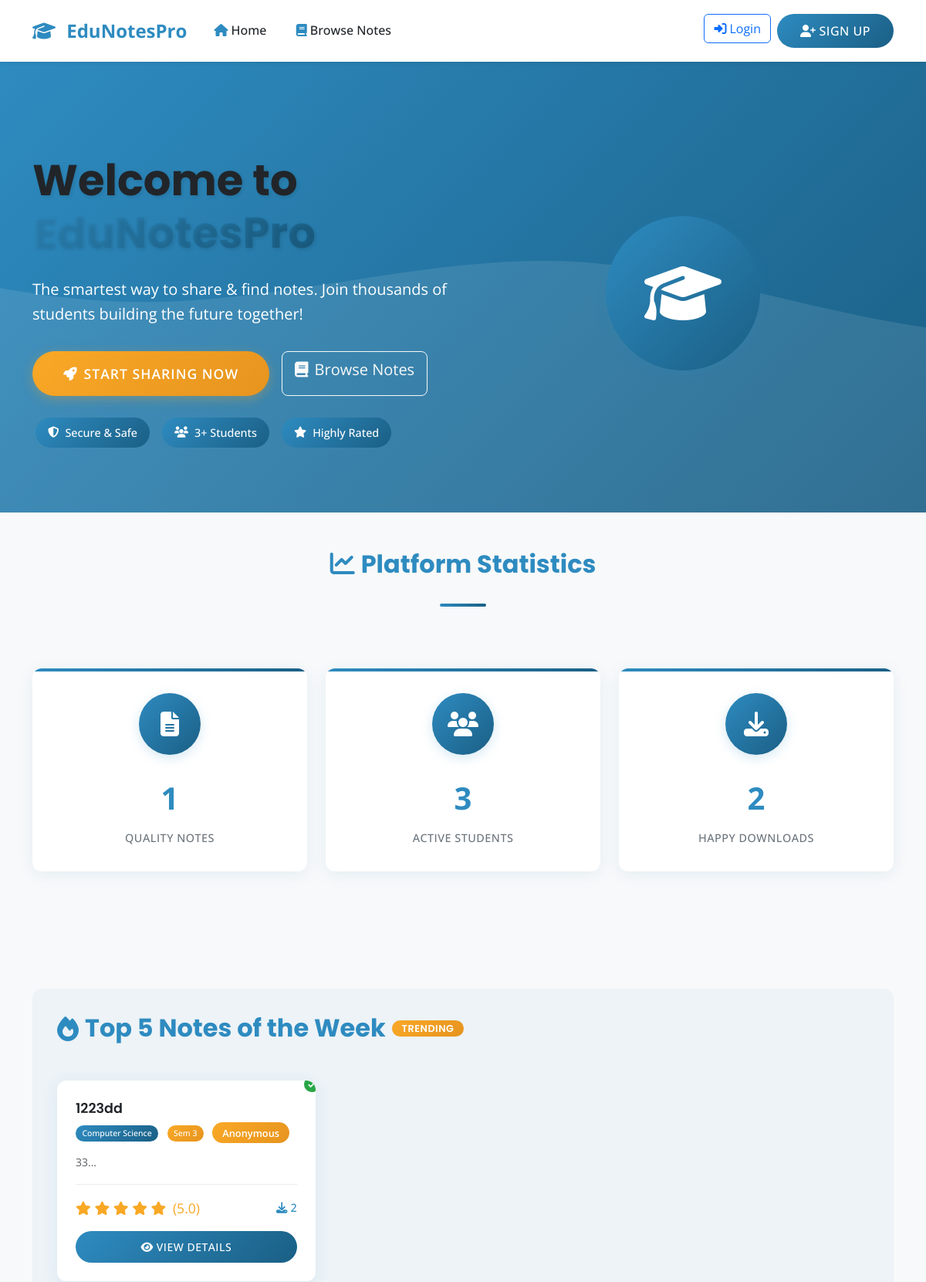
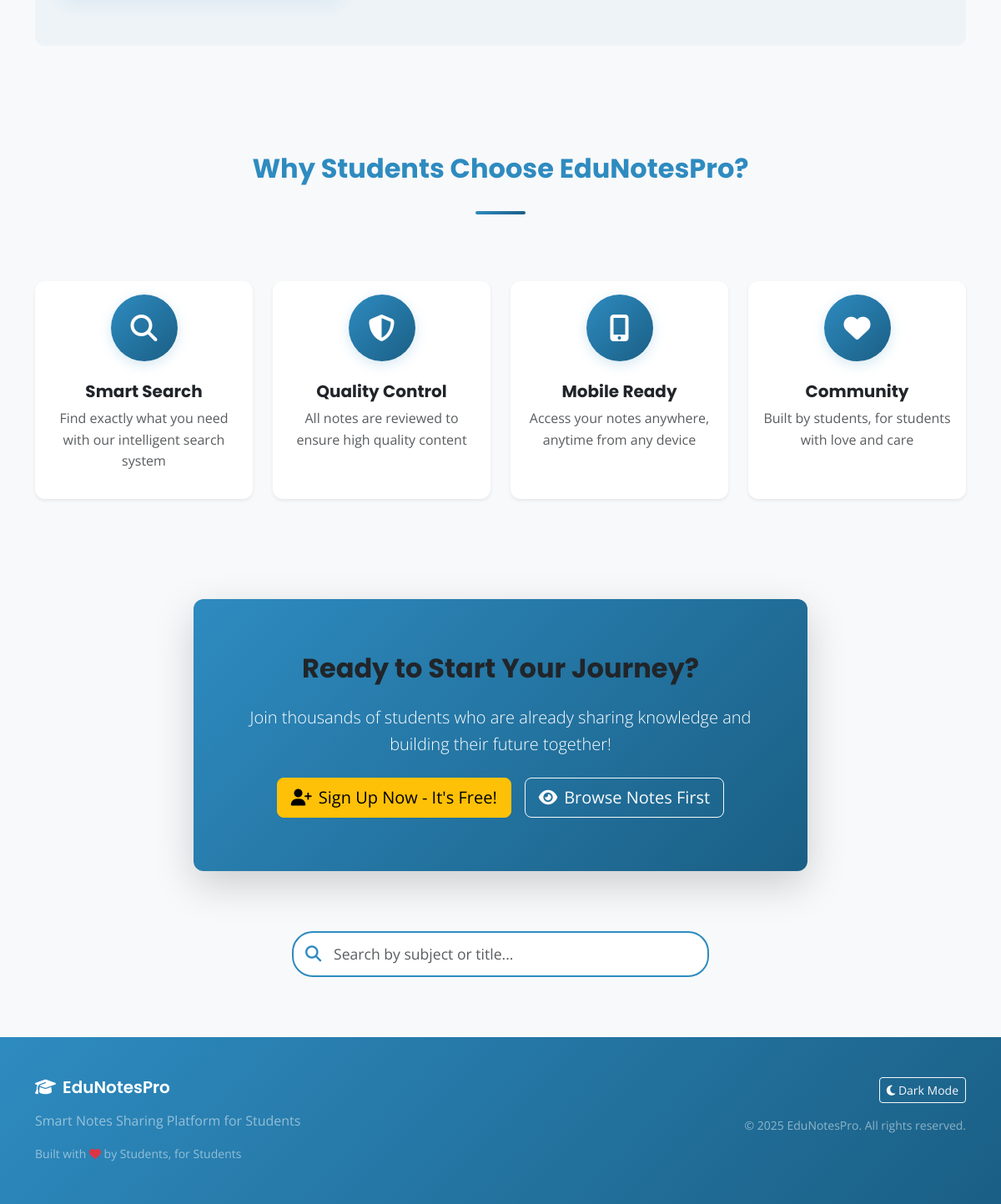
The page / on the database its author committed (2 pictures, top to bottom).
### models.py (models this page shows, shortened)
class Note(db.Model):
    id = db.Column(db.Integer, primary_key=True)
    title = db.Column(db.String(200), nullable=False)
    description = db.Column(db.Text)
    filename = db.Column(db.String(200), nullable=False)
    original_filename = db.Column(db.String(200), nullable=False)
    file_size = db.Column(db.Integer)
    semester = db.Column(db.Integer, nullable=False)
    upload_date = db.Column(db.DateTime, default=datetime.utcnow)
    is_approved = db.Column(db.Boolean, default=False)
    download_count = db.Column(db.Integer, default=0)
    user_id = db.Column(db.Integer, db.ForeignKey('user.id'), nullable=False)
    subject_id = db.Column(db.Integer, db.ForeignKey('subject.id'), nullable=False)
    ratings = db.relationship('Rating', backref='note', lazy=True, cascade='all, delete-orphan')
    comments = db.relationship('Comment', backref='note', lazy=True, cascade='all, delete-orphan')
    downloads = db.relationship('Download', backref='note', lazy=True, cascade='all, delete-orphan')
    def average_rating(self):
        ratings_list = list(self.ratings)
        if not ratings_list:
            return 0
        return sum(rating.score for rating in ratings_list) / len(ratings_list)

class Subject(db.Model):
    id = db.Column(db.Integer, primary_key=True)
    name = db.Column(db.String(100), unique=True, nullable=False)
    code = db.Column(db.String(20), unique=True, nullable=False)
    notes = db.relationship('Note', backref='subject', lazy=True)

class Rating(db.Model):
    id = db.Column(db.Integer, primary_key=True)
    score = db.Column(db.Integer, nullable=False)  # 1-5 stars
    comment = db.Column(db.Text)  # Optional feedback comment
    date = db.Column(db.DateTime, default=datetime.utcnow)
    created_at = db.Column(db.DateTime, default=datetime.utcnow)
    user_id = db.Column(db.Integer, db.ForeignKey('user.id'), nullable=False)
    note_id = db.Column(db.Integer, db.ForeignKey('note.id'), nullable=False)
    __table_args__ = (db.UniqueConstraint('user_id', 'note_id', name='unique_user_note_rating'),)

### routes.py (the view)
@app.route('/')
def index():
    latest_notes = Note.query.filter_by(is_approved=True).order_by(desc(Note.upload_date)).limit(6).all()
    popular_notes = Note.query.filter_by(is_approved=True).order_by(desc(Note.download_count)).limit(6).all()
    total_notes = Note.query.filter_by(is_approved=True).count()
    total_users = User.query.count()
    total_downloads = db.session.query(func.sum(Note.download_count)).scalar() or 0
    return render_template('index.html',
                         latest_notes=latest_notes,
                         popular_notes=popular_notes,
                         total_notes=total_notes,
                         total_users=total_users,
                         total_downloads=total_downloads)

### templates/index.html (shortened to what this page needs)
{% extends "base.html" %}
{% block content %}
<section class="hero-section" data-aos="fade-down">
    <div class="container">
        <div class="row align-items-center">
            <div class="col-lg-6 hero-content">
                <h1 class="hero-title" data-aos="fade-right" data-aos-delay="200">
                    Welcome to <span class="text-gradient">EduNotesPro</span>
                </h1>
                <p class="hero-subtitle" data-aos="fade-right" data-aos-delay="400">
                    The smartest way to share & find notes. Join thousands of students building the future together!
                </p>
                <div class="d-flex gap-3 flex-wrap mb-4" data-aos="fade-up" data-aos-delay="600">
                    {% if not session.user_id %}
                    <a href="{{ url_for('signup') }}" class="hero-cta btn-hover-effect">
                        <i class="fas fa-rocket me-2"></i>Start Sharing Now
                    </a>
                    <a href="{{ url_for('view_notes') }}" class="btn btn-outline-light btn-lg">
                        <i class="fas fa-book me-2"></i>Browse Notes
                    </a>
                    {% endif %}
                </div>
                <div class="d-flex flex-wrap gap-2" data-aos="fade-up" data-aos-delay="800">
                    <span class="trust-badge">
                        <i class="fas fa-shield-alt"></i> Secure & Safe
                    </span>
                    <span class="trust-badge">
                        <i class="fas fa-users"></i> {{ total_users }}+ Students
                    </span>
                    <span class="trust-badge">
                        <i class="fas fa-star"></i> Highly Rated
                    </span>
                </div>
            </div>
            <div class="col-lg-6 text-center" data-aos="zoom-in" data-aos-delay="300">
                <div class="hero-illustration">
                    <div class="feature-icon mb-4" style="width: 200px; height: 200px; font-size: 5rem; margin: 0 auto;">
                        <i class="fas fa-graduation-cap"></i>
                    </div>
                </div>
            </div>
        </div>
    </div>
</section>
<section class="py-5 bg-light">
    <div class="container">
        <div class="row text-center mb-5">
            <div class="col-12">
                <h2 class="fw-bold text-primary mb-3" data-aos="fade-up">
                    <i class="fas fa-chart-line me-2"></i>Platform Statistics
                </h2>
                <div class="section-divider"></div>
            </div>
        </div>
        <div class="row">
            <div class="col-md-4 mb-4" data-aos="fade-up" data-aos-delay="100">
                <div class="stats-card">
                    <div class="feature-icon">
                        <i class="fas fa-file-alt"></i>
                    </div>
                    <div class="stats-number">{{ total_notes }}</div>
                    <div class="stats-label">Quality Notes</div>
                </div>
            </div>
            <div class="col-md-4 mb-4" data-aos="fade-up" data-aos-delay="200">
                <div class="stats-card">
                    <div class="feature-icon">
                        <i class="fas fa-users"></i>
                    </div>
                    <div class="stats-number">{{ total_users }}</div>
                    <div class="stats-label">Active Students</div>
                </div>
            </div>
            <div class="col-md-4 mb-4" data-aos="fade-up" data-aos-delay="300">
                <div class="stats-card">
                    <div class="feature-icon">
                        <i class="fas fa-download"></i>
                    </div>
                    <div class="stats-number">{{ total_downloads }}</div>
                    <div class="stats-label">Happy Downloads</div>
                </div>
            </div>
        </div>
    </div>
</section>
{% if latest_notes %}
<section class="py-5">
    <div class="container">
        <div class="top-notes-section" data-aos="fade-up">
            <div class="row mb-4">
                <div class="col-12 text-center">
                    <h2 class="top-notes-title">
                        <i class="fas fa-fire"></i>
                        Top 5 Notes of the Week
                        <span class="trending-badge">Trending</span>
                    </h2>
                </div>
            </div>
            <div class="row">
                {% for note in latest_notes[:5] %}
                <div class="col-lg-4 col-md-6 mb-4" data-aos="fade-up" data-aos-delay="{{ loop.index * 100 }}">
                    <div class="note-card {% if note.average_rating() >= 4.5 %}verified-note{% endif %}">
                        <div class="card-body">
                            <h5 class="note-title">{{ note.title }}</h5>
                            <div class="note-meta">
                                <span class="badge badge-primary me-2">{{ note.subject.name if note.subject else 'General' }}</span>
                                <span class="badge badge-warning">Sem {{ note.semester }}</span>
                                <span class="user-level">{{ note.user.username if note.user else 'Anonymous' }}</span>
                            </div>
                            <p class="text-muted small mb-3">{{ note.description[:100] }}...</p>
                            <div class="note-stats">
                                <div class="rating-stars">
                                    {% for i in range(1, 6) %}
                                        <i class="fas fa-star{% if i > note.average_rating() %} text-muted{% endif %}"></i>
                                    {% endfor %}
                                    <span class="ms-1">({{ "%.1f"|format(note.average_rating()) }})</span>
                                </div>
                                <div class="download-count">
                                    <i class="fas fa-download me-1"></i>{{ note.download_count }}
                                </div>
                            </div>
                            <div class="mt-3">
                                <a href="{{ url_for('note_detail', note_id=note.id) }}" class="btn btn-primary btn-sm w-100">
                                    <i class="fas fa-eye me-1"></i>View Details
                                </a>
                            </div>
                        </div>
                    </div>
                </div>
                {% endfor %}
            </div>
        </div>
    </div>
</section>
{% endif %}
<section class="py-5 bg-light">
    <div class="container">
        <div class="row text-center mb-5">
            <div class="col-12">
                <h2 class="fw-bold text-primary mb-3" data-aos="fade-up">
                    Why Students Choose EduNotesPro?
                </h2>
                <div class="section-divider"></div>
            </div>
        </div>
        <div class="row">
            <div class="col-lg-3 col-md-6 mb-4" data-aos="fade-up" data-aos-delay="100">
                <div class="card h-100 border-0 shadow-sm">
                    <div class="card-body text-center">
                        <div class="feature-icon">
                            <i class="fas fa-search"></i>
                        </div>
                        <h5 class="fw-bold">Smart Search</h5>
                        <p class="text-muted">Find exactly what you need with our intelligent search system</p>
                    </div>
                </div>
            </div>
            <div class="col-lg-3 col-md-6 mb-4" data-aos="fade-up" data-aos-delay="200">
                <div class="card h-100 border-0 shadow-sm">
                    <div class="card-body text-center">
                        <div class="feature-icon">
                            <i class="fas fa-shield-alt"></i>
                        </div>
                        <h5 class="fw-bold">Quality Control</h5>
                        <p class="text-muted">All notes are reviewed to ensure high quality content</p>
                    </div>
                </div>
            </div>
            <div class="col-lg-3 col-md-6 mb-4" data-aos="fade-up" data-aos-delay="300">
                <div class="card h-100 border-0 shadow-sm">
                    <div class="card-body text-center">
                        <div class="feature-icon">
                            <i class="fas fa-mobile-alt"></i>
                        </div>
                        <h5 class="fw-bold">Mobile Ready</h5>
                        <p class="text-muted">Access your notes anywhere, anytime from any device</p>
                    </div>
                </div>
            </div>
            <div class="col-lg-3 col-md-6 mb-4" data-aos="fade-up" data-aos-delay="400">
                <div class="card h-100 border-0 shadow-sm">
                    <div class="card-body text-center">
                        <div class="feature-icon">
                            <i class="fas fa-heart"></i>
                        </div>
                        <h5 class="fw-bold">Community</h5>
                        <p class="text-muted">Built by students, for students with love and care</p>
                    </div>
                </div>
            </div>
        </div>
    </div>
</section>
<section class="py-5">
    <div class="container">
        <div class="row">
            <div class="col-lg-8 mx-auto text-center" data-aos="zoom-in">
                <div class="card border-0 shadow-lg p-5" style="background: var(--gradient-primary);">
                    <div class="card-body text-white">
                        <h2 class="fw-bold mb-4">Ready to Start Your Journey?</h2>
                        <p class="lead mb-4">Join thousands of students who are already sharing knowledge and building their future together!</p>
                        {% if not session.user_id %}
                        <div class="d-flex gap-3 justify-content-center flex-wrap">
                            <a href="{{ url_for('signup') }}" class="btn btn-warning btn-lg btn-hover-effect">
                                <i class="fas fa-user-plus me-2"></i>Sign Up Now - It's Free!
                            </a>
                            <a href="{{ url_for('view_notes') }}" class="btn btn-outline-light btn-lg">
                                <i class="fas fa-eye me-2"></i>Browse Notes First
                            </a>
                        </div>
                        {% endif %}
                    </div>
                </div>
            </div>
        </div>
    </div>
</section>
<section class="py-4 bg-light">
    <div class="container">
        <div class="row">
            <div class="col-lg-6 mx-auto" data-aos="fade-up">
                <div class="search-bar">
                    <form action="{{ url_for('view_notes') }}" method="GET" class="position-relative">
                        <i class="fas fa-search search-icon"></i>
                        <input type="text" name="search" class="form-control"
                               placeholder="Search by subject or title..."
                               autocomplete="off">
                    </form>
                </div>
            </div>
        </div>
    </div>
</section>
{% endblock %}

### rows shown on the page
Note: title "1223dd", subject "Computer Science", semester "3", user "Anonymous", description "33", download_count "2"
Rating: average_rating "5.0"

### other values the page prints
{{ total_users }} "3"
{{ total_notes }} "1"
{{ total_downloads }} "2"
